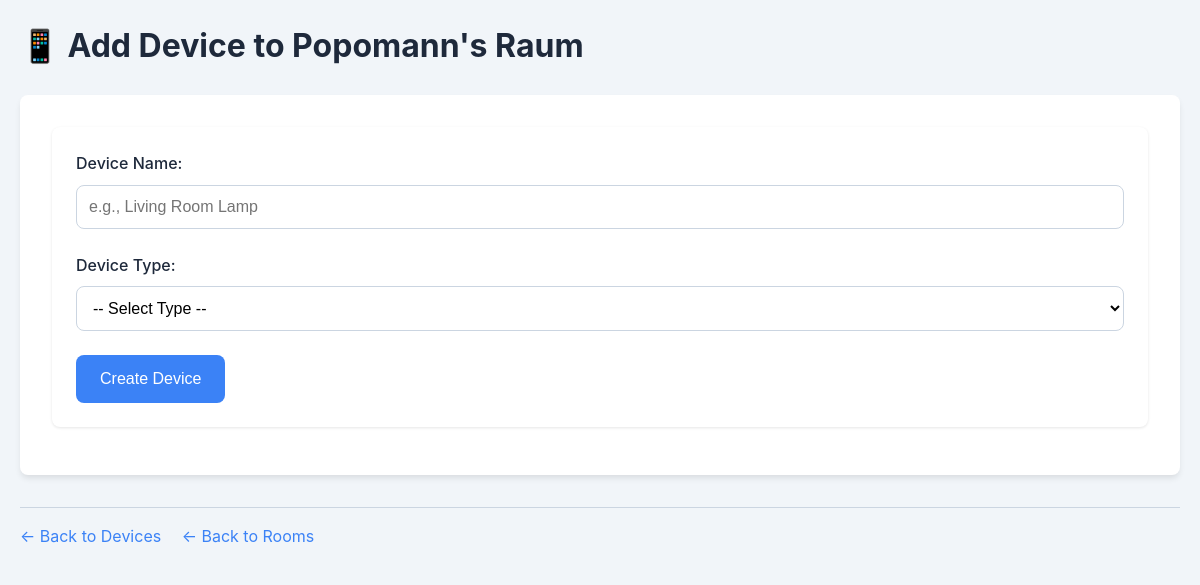
Before: /devices/add?room_id=2 (signed in) with the older database file.
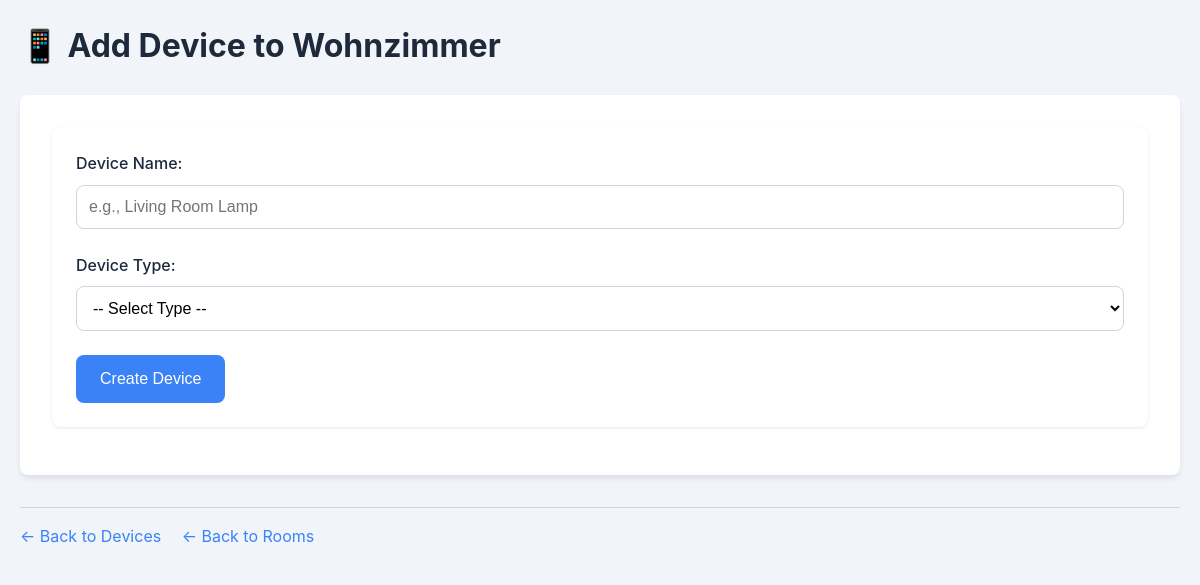
After: the same page with the newer database file.
### tables this page shows
CREATE TABLE rooms (
    room_id   INTEGER PRIMARY KEY AUTOINCREMENT,
    room_name TEXT NOT NULL UNIQUE,
    user_id   INTEGER,
    FOREIGN KEY (user_id) REFERENCES users(user_id)
);

### rooms_devices_api.py (the view)
@router.get("/devices/add", response_class=HTMLResponse)
async def add_device_page(request: Request, room_id: int):
    room = user_can_access_room(request, room_id)
    if not room:
        return RedirectResponse("/", status_code=303)
    return templates.TemplateResponse("devices/add.html", {"request": request, "room": room})

### templates/devices/add.html (shortened to what this page needs)
<!DOCTYPE html>
<html>
<head>
    <link rel="stylesheet" href="/static/style.css">
</head>
<body>
    <h1>📱 Add Device to {{ room["room_name"] }}</h1>
    <div class="form-container">
        <form action="/devices/create" method="post">
            <div class="form-group">
                <label for="device_name">Device Name:</label>
                <input type="text" id="device_name" name="device_name" placeholder="e.g., Living Room Lamp" required>
            </div>
            <div class="form-group">
                <label for="device_type">Device Type:</label>
                <select id="device_type" name="device_type" required>
                    <option value="" disabled selected>-- Select Type --</option>
                </select>
            </div>
            <button type="submit">Create Device</button>
        </form>
    </div>
    <div class="navigation-links">
        <a href="/devices/list/room?room_id={{ room['room_id'] }}">← Back to Devices</a>
        <a href="/list">← Back to Rooms</a>
    </div>
</body>
</html>

Changed rows visible on the page:
changed rooms: room_name "Popomann's Raum" → "Wohnzimmer"
